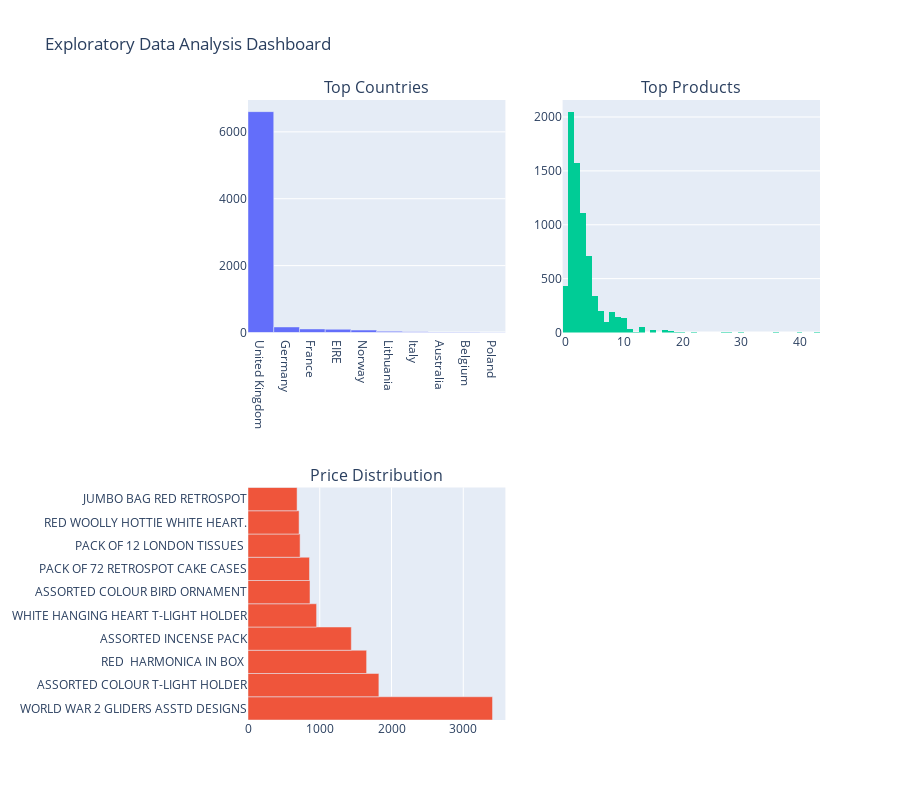

The code cell stored with this chart in its notebook:
### Code cell
# 3. EXPLORATORY DATA ANALYSIS
print("3. EXPLORATORY DATA ANALYSIS")

# Country distribution
print("Top 10 countries by transaction volume:")
country_stats = df['Country'].value_counts().head(10)
print(country_stats)

# Create visualizations
fig = make_subplots(
    rows=2, cols=2,
    subplot_titles=('Top Countries', 'Top Products', 'Price Distribution'),
    specs=[[{"type": "bar"}, {"type": "bar"}],
           [{"type": "histogram"}, {"type": "scatter"}]]
)

# Top countries
fig.add_trace(
    go.Bar(x=country_stats.head(10).index, y=country_stats.head(10).values, name="Countries"),
    row=1, col=1
)


# Top products
top_products = df.groupby('Description')['Quantity'].sum().sort_values(ascending=False).head(10)
fig.add_trace(
    go.Bar(x=top_products.values, y=top_products.index, orientation='h', name="Top Products"),
    row=2, col=1
)

# Price distribution
fig.add_trace(
    go.Histogram(x=df[df['UnitPrice'] < 50]['UnitPrice'], nbinsx=50, name="Price Distribution"),
    row=1, col=2
)

fig.update_layout(height=800, showlegend=False, title_text="Exploratory Data Analysis Dashboard")
fig.show()

print("Key Statistics:")
print(f"Average order value: £{df['TotalPrice'].mean():.2f}")
print(f"Median order value: £{df['TotalPrice'].median():.2f}")
print(f"Total revenue: £{df['TotalPrice'].sum():,.2f}")
print(f"Average items per transaction: {df['Quantity'].mean():.2f}")

### Figure 1 — Plotly figure (JSON) as saved in the notebook; plotly's stock layout.template omitted (floating-point values rounded to 4 significant figures; data arrays with more than 128 entries replaced by an {"elided": "..."} marker saying what was removed)
{"data": [{"name": "Countries", "type": "bar", "x": ["United Kingdom", "Germany", "France", "EIRE", "Norway", "Lithuania", "Italy", "Australia", "Belgium", "Poland"], "xaxis": "x", "y": [6604, 166, 106, 96, 73, 34, 24, 14, 12, 8], "yaxis": "y"}, {"name": "Top Products", "orientation": "h", "type": "bar", "x": [3408, 1824, 1653, 1440, 956, 864, 857, 726, 712, 684], "xaxis": "x3", "y": ["WORLD WAR 2 GLIDERS ASSTD DESIGNS", "ASSORTED COLOUR T-LIGHT HOLDER", "RED  HARMONICA IN BOX ", "ASSORTED INCENSE PACK", "WHITE HANGING HEART T-LIGHT HOLDER", "ASSORTED COLOUR BIRD ORNAMENT", "PACK OF 72 RETROSPOT CAKE CASES", "PACK OF 12 LONDON TISSUES ", "RED WOOLLY HOTTIE WHITE HEART.", "JUMBO BAG RED RETROSPOT"], "yaxis": "y3"}, {"name": "Price Distribution", "nbinsx": 50, "type": "histogram", "x": {"elided": "7153 float values"}, "xaxis": "x2", "yaxis": "y2"}], "layout": {"annotations": [{"font": {"size": 16}, "showarrow": false, "text": "Top Countries", "x": 0.225, "xanchor": "center", "xref": "paper", "y": 1, "yanchor": "bottom", "yref": "paper"}, {"font": {"size": 16}, "showarrow": false, "text": "Top Products", "x": 0.775, "xanchor": "center", "xref": "paper", "y": 1, "yanchor": "bottom", "yref": "paper"}, {"font": {"size": 16}, "showarrow": false, "text": "Price Distribution", "x": 0.225, "xanchor": "center", "xref": "paper", "y": 0.375, "yanchor": "bottom", "yref": "paper"}], "height": 800, "showlegend": false, "title": {"text": "Exploratory Data Analysis Dashboard"}, "xaxis": {"anchor": "y", "domain": [0, 0.45]}, "xaxis2": {"anchor": "y2", "domain": [0.55, 1]}, "xaxis3": {"anchor": "y3", "domain": [0, 0.45]}, "xaxis4": {"anchor": "y4", "domain": [0.55, 1]}, "yaxis": {"anchor": "x", "domain": [0.625, 1]}, "yaxis2": {"anchor": "x2", "domain": [0.625, 1]}, "yaxis3": {"anchor": "x3", "domain": [0, 0.375]}, "yaxis4": {"anchor": "x4", "domain": [0, 0.375]}}}
